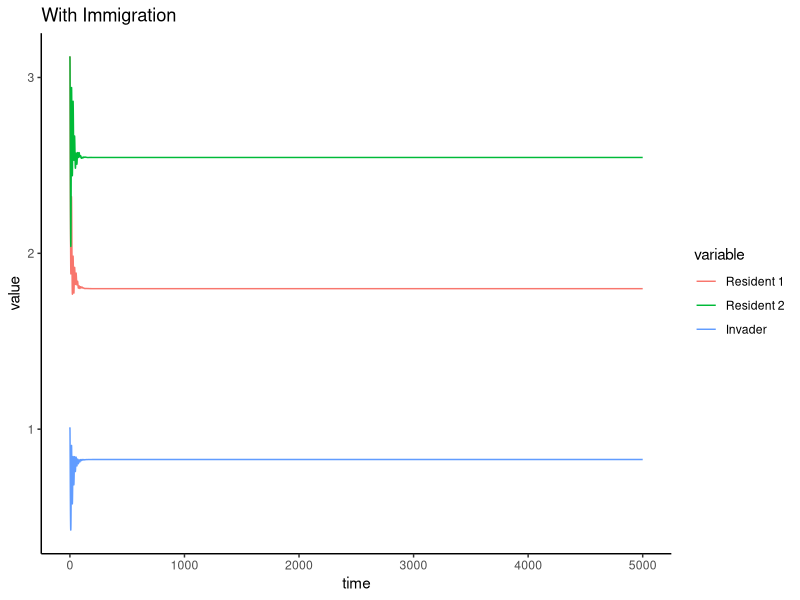

The R source for this figure:
library(ggplot2)
library(tensor)
library(future)
library(parallel)
library(deSolve)
library(tibble)
library(tidyr)
library(dplyr)
library(reshape2)

set.seed(1)

model_res = 
  \(t, state, params){
    R = state[1:2]
    N = state[-(1:2)]
    dRdt = with(params, R * (r * (1 - R / K) - t(C) %*% N))
    dNdt = with(params, N * (C %*% R - d))
    return(list(c(dRdt,dNdt)))
  }

model_inv = 
  \(t, state, params){
    R = state[1:2]
    N = state[-(1:2)]
    dRdt = with(params, R * (r * (1 - R / K) - t(C) %*% N))
    dNdt = with(params, N * (C %*% R - d)) + I
    return(list(c(dRdt,dNdt)))
  }

nresident = 2
ninvader = 1
nresource = 2
res_c = matrix(c(.2, .1, .1, .2), nrow = nresident, ncol = nresource)
inv_c = c(.4, .3)

res_d = c(.2, .2)
inv_d = inv_c[1] * (res_c[2,2] * res_d[1] - res_c[1,2] * res_d[2]) / (res_c[1,1] * res_c[2,2] - res_c[1,2] * res_c[2,1]) + inv_c[2] * (res_c[1,1] * res_d[2] - res_c[2,1] * res_d[1]) / (res_c[1,1] * res_c[2,2] - res_c[1,2] * res_c[2,1])
inv_d = inv_d + .001
C = rbind(res_c, inv_c)
d = c(res_d, inv_d)
r = c(1, 1)
K = c(10, 10)
I = c(.05, .05, .05)

params = list(
  r = r,
  K = K,
  C = C,
  d = d,
  I = I
)

init_state = c(rep(10, length(r)), rep(10, length(res_d)))
initialize = ode(y = init_state, times = seq(0, 10000, by = .1), func = model_res, parms = list(r = r, K = K, C = res_c, d = res_d))
resident_eql = tail(initialize, 1)[-1]

invader_init = 1
new_init_state = c(resident_eql, invader_init)

sim = ode(y = new_init_state, times = seq(0, 5000, by = .1), func = model_inv, parms = params) |>
  as.data.frame()

colnames(sim) = c('time', 'R1', 'R2', 'Resident 1', 'Resident 2', 'Invader')

#t_extinct = min(filter(sim, N1 < .01)$time)

sim.df = as.data.frame(sim)
spec.abuns = sim.df[-(2:3)]
abuns.df = melt(spec.abuns, id.vars='time')
p <- ggplot(abuns.df, aes(time, value, color = variable)) + geom_line() + theme_classic() + ggtitle('With Immigration')
print(p)
